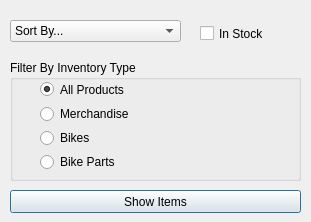
<?xml version="1.0" encoding="UTF-8"?>
<ui version="4.0">
 <class>Dialog</class>
 <widget class="QDialog" name="Dialog">
  <property name="geometry">
   <rect>
    <x>0</x>
    <y>0</y>
    <width>311</width>
    <height>222</height>
   </rect>
  </property>
  <property name="windowTitle">
   <string>Dialog</string>
  </property>
  <widget class="QPushButton" name="show_items_bt">
   <property name="geometry">
    <rect>
     <x>10</x>
     <y>190</y>
     <width>291</width>
     <height>23</height>
    </rect>
   </property>
   <property name="text">
    <string>Show Items</string>
   </property>
  </widget>
  <widget class="QGroupBox" name="inventory_type_gb">
   <property name="geometry">
    <rect>
     <x>10</x>
     <y>60</y>
     <width>291</width>
     <height>121</height>
    </rect>
   </property>
   <property name="title">
    <string>Filter By Inventory Type</string>
   </property>
   <widget class="QWidget" name="verticalLayoutWidget">
    <property name="geometry">
     <rect>
      <x>30</x>
      <y>20</y>
      <width>231</width>
      <height>91</height>
     </rect>
    </property>
    <layout class="QVBoxLayout" name="verticalLayout">
     <item>
      <widget class="QRadioButton" name="all_rb">
       <property name="text">
        <string>All Products</string>
       </property>
       <property name="checked">
        <bool>true</bool>
       </property>
      </widget>
     </item>
     <item>
      <widget class="QRadioButton" name="merch_rb">
       <property name="text">
        <string>Merchandise</string>
       </property>
      </widget>
     </item>
     <item>
      <widget class="QRadioButton" name="bikes_rb">
       <property name="text">
        <string>Bikes</string>
       </property>
      </widget>
     </item>
     <item>
      <widget class="QRadioButton" name="parts_rb">
       <property name="text">
        <string>Bike Parts</string>
       </property>
      </widget>
     </item>
    </layout>
   </widget>
  </widget>
  <widget class="QComboBox" name="sort_combo">
   <property name="geometry">
    <rect>
     <x>10</x>
     <y>20</y>
     <width>171</width>
     <height>22</height>
    </rect>
   </property>
   <item>
    <property name="text">
     <string>Sort By...</string>
    </property>
   </item>
   <item>
    <property name="text">
     <string>Price (Low to High)</string>
    </property>
   </item>
   <item>
    <property name="text">
     <string>Price (High to Low)</string>
    </property>
   </item>
  </widget>
  <widget class="QCheckBox" name="in_stock_cb">
   <property name="geometry">
    <rect>
     <x>200</x>
     <y>25</y>
     <width>101</width>
     <height>17</height>
    </rect>
   </property>
   <property name="text">
    <string>In Stock</string>
   </property>
  </widget>
 </widget>
 <resources/>
 <connections/>
</ui>
